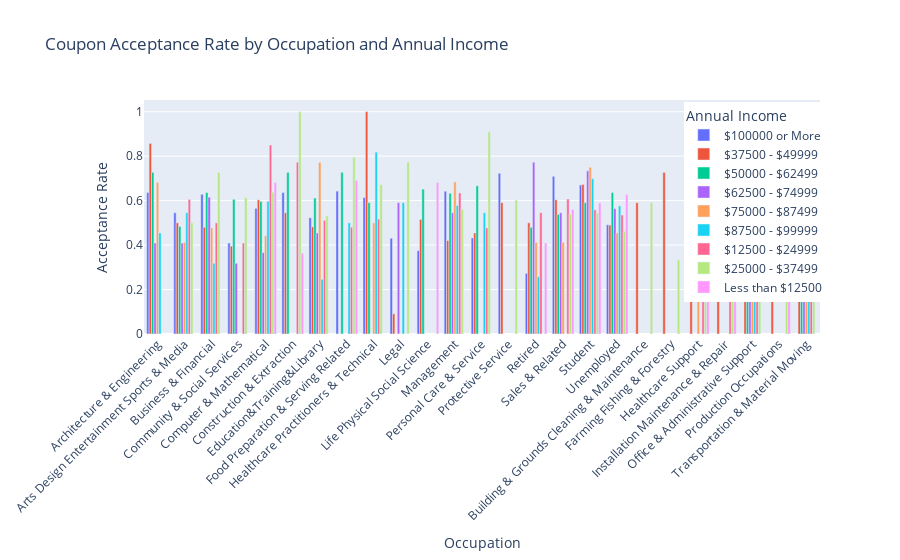

The code cell stored with this chart in its notebook:
### Code cell
fig = px.bar(
    acceptance_rateCounts_by_group,
    x='occupation', 
    y='Acceptance_Rate', 
    color='income', 
    title='Coupon Acceptance Rate by Occupation and Annual Income',
    labels={'Acceptance_Rate': 'Acceptance Rate', 'occupation': 'Occupation', 'annual_income': 'Annual Income'}
)

# Update layout for better readability
fig.update_layout(
    xaxis_title='Occupation',
    yaxis_title='Acceptance Rate',
    legend_title='Annual Income',
    xaxis_tickangle=-45,  # Rotate the x-axis labels
    barmode='group',  # This is the default, but it's here for clarity
    legend=dict(
        yanchor="top",
        y=0.99,
        xanchor="right",
        x=1.01
    )
)

# Show the plot
fig.show()

### Figure 1 — Plotly figure (JSON) as saved in the notebook; plotly's stock layout.template omitted (floating-point values rounded to 4 significant figures)
{"data": [{"alignmentgroup": "True", "hovertemplate": "income=$100000 or More<br>Occupation=%{x}<br>Acceptance Rate=%{y}<extra></extra>", "legendgroup": "$100000 or More", "marker": {"color": "#636efa", "pattern": {"shape": ""}}, "name": "$100000 or More", "offsetgroup": "$100000 or More", "orientation": "v", "showlegend": true, "textposition": "auto", "type": "bar", "x": ["Architecture & Engineering", "Arts Design Entertainment Sports & Media", "Business & Financial", "Community & Social Services", "Computer & Mathematical", "Construction & Extraction", "Education&Training&Library", "Food Preparation & Serving Related", "Healthcare Practitioners & Technical", "Legal", "Life Physical Social Science", "Management", "Personal Care & Service", "Protective Service", "Retired", "Sales & Related", "Student", "Unemployed"], "xaxis": "x", "y": [0.6364, 0.5455, 0.6284, 0.4091, 0.5653, 0.6364, 0.5229, 0.6429, 0.6136, 0.4308, 0.375, 0.6422, 0.4318, 0.7231, 0.2727, 0.7093, 0.6701, 0.4914], "yaxis": "y"}, {"alignmentgroup": "True", "hovertemplate": "income=$37500 - $49999<br>Occupation=%{x}<br>Acceptance Rate=%{y}<extra></extra>", "legendgroup": "$37500 - $49999", "marker": {"color": "#EF553B", "pattern": {"shape": ""}}, "name": "$37500 - $49999", "offsetgroup": "$37500 - $49999", "orientation": "v", "showlegend": true, "textposition": "auto", "type": "bar", "x": ["Architecture & Engineering", "Arts Design Entertainment Sports & Media", "Building & Grounds Cleaning & Maintenance", "Business & Financial", "Community & Social Services", "Computer & Mathematical", "Construction & Extraction", "Education&Training&Library", "Farming Fishing & Forestry", "Healthcare Practitioners & Technical", "Healthcare Support", "Installation Maintenance & Repair", "Legal", "Life Physical Social Science", "Management", "Office & Administrative Support", "Personal Care & Service", "Production Occupations", "Protective Service", "Retired", "Sales & Related", "Student", "Transportation & Material Moving", "Unemployed"], "xaxis": "x", "y": [0.8571, 0.5, 0.5909, 0.48, 0.3953, 0.6034, 0.5455, 0.4818, 0.7273, 1, 0.7273, 0.2727, 0.09091, 0.5152, 0.4205, 0.7806, 0.4545, 0.6364, 0.5909, 0.5, 0.6034, 0.6727, 0.4545, 0.4903], "yaxis": "y"}, {"alignmentgroup": "True", "hovertemplate": "income=$50000 - $62499<br>Occupation=%{x}<br>Acceptance Rate=%{y}<extra></extra>", "legendgroup": "$50000 - $62499", "marker": {"color": "#00cc96", "pattern": {"shape": ""}}, "name": "$50000 - $62499", "offsetgroup": "$50000 - $62499", "orientation": "v", "showlegend": true, "textposition": "auto", "type": "bar", "x": ["Architecture & Engineering", "Arts Design Entertainment Sports & Media", "Business & Financial", "Community & Social Services", "Computer & Mathematical", "Construction & Extraction", "Education&Training&Library", "Food Preparation & Serving Related", "Healthcare Practitioners & Technical", "Life Physical Social Science", "Management", "Office & Administrative Support", "Personal Care & Service", "Retired", "Sales & Related", "Student", "Transportation & Material Moving", "Unemployed"], "xaxis": "x", "y": [0.7273, 0.4839, 0.6364, 0.6061, 0.5967, 0.7273, 0.6116, 0.7273, 0.5909, 0.6515, 0.633, 0.5152, 0.6667, 0.4797, 0.5379, 0.5909, 0.7031, 0.6364], "yaxis": "y"}, {"alignmentgroup": "True", "hovertemplate": "income=$62500 - $74999<br>Occupation=%{x}<br>Acceptance Rate=%{y}<extra></extra>", "legendgroup": "$62500 - $74999", "marker": {"color": "#ab63fa", "pattern": {"shape": ""}}, "name": "$62500 - $74999", "offsetgroup": "$62500 - $74999", "orientation": "v", "showlegend": true, "textposition": "auto", "type": "bar", "x": ["Architecture & Engineering", "Arts Design Entertainment Sports & Media", "Business & Financial", "Community & Social Services", "Computer & Mathematical", "Education&Training&Library", "Legal", "Management", "Office & Administrative Support", "Retired", "Sales & Related", "Student", "Transportation & Material Moving", "Unemployed"], "xaxis": "x", "y": [0.4091, 0.4091, 0.6154, 0.3182, 0.3657, 0.4545, 0.5909, 0.5455, 0.4545, 0.7727, 0.5455, 0.7339, 0.6818, 0.5636], "yaxis": "y"}, {"alignmentgroup": "True", "hovertemplate": "income=$75000 - $87499<br>Occupation=%{x}<br>Acceptance Rate=%{y}<extra></extra>", "legendgroup": "$75000 - $87499", "marker": {"color": "#FFA15A", "pattern": {"shape": ""}}, "name": "$75000 - $87499", "offsetgroup": "$75000 - $87499", "orientation": "v", "showlegend": true, "textposition": "auto", "type": "bar", "x": ["Architecture & Engineering", "Arts Design Entertainment Sports & Media", "Business & Financial", "Computer & Mathematical", "Education&Training&Library", "Healthcare Practitioners & Technical", "Healthcare Support", "Legal", "Management", "Office & Administrative Support", "Retired", "Sales & Related", "Student", "Transportation & Material Moving", "Unemployed"], "xaxis": "x", "y": [0.6818, 0.4118, 0.4773, 0.4416, 0.7727, 0.5, 0.5455, 0, 0.6842, 0.4848, 0.4118, 0.4122, 0.75, 0.4091, 0.4545], "yaxis": "y"}, {"alignmentgroup": "True", "hovertemplate": "income=$87500 - $99999<br>Occupation=%{x}<br>Acceptance Rate=%{y}<extra></extra>", "legendgroup": "$87500 - $99999", "marker": {"color": "#19d3f3", "pattern": {"shape": ""}}, "name": "$87500 - $99999", "offsetgroup": "$87500 - $99999", "orientation": "v", "showlegend": true, "textposition": "auto", "type": "bar", "x": ["Architecture & Engineering", "Arts Design Entertainment Sports & Media", "Business & Financial", "Computer & Mathematical", "Education&Training&Library", "Food Preparation & Serving Related", "Healthcare Practitioners & Technical", "Legal", "Management", "Office & Administrative Support", "Personal Care & Service", "Retired", "Student", "Transportation & Material Moving", "Unemployed"], "xaxis": "x", "y": [0.4545, 0.5455, 0.3182, 0.5972, 0.2462, 0.5, 0.8182, 0.5909, 0.5779, 0.4545, 0.5455, 0.2576, 0.6989, 0.2273, 0.5764], "yaxis": "y"}, {"alignmentgroup": "True", "hovertemplate": "income=$12500 - $24999<br>Occupation=%{x}<br>Acceptance Rate=%{y}<extra></extra>", "legendgroup": "$12500 - $24999", "marker": {"color": "#FF6692", "pattern": {"shape": ""}}, "name": "$12500 - $24999", "offsetgroup": "$12500 - $24999", "orientation": "v", "showlegend": true, "textposition": "auto", "type": "bar", "x": ["Arts Design Entertainment Sports & Media", "Business & Financial", "Community & Social Services", "Computer & Mathematical", "Construction & Extraction", "Education&Training&Library", "Food Preparation & Serving Related", "Healthcare Practitioners & Technical", "Healthcare Support", "Installation Maintenance & Repair", "Management", "Office & Administrative Support", "Personal Care & Service", "Retired", "Sales & Related", "Student", "Transportation & Material Moving", "Unemployed"], "xaxis": "x", "y": [0.6053, 0.5, 0.4091, 0.85, 0.7727, 0.5114, 0.4805, 0.5172, 0.4773, 0.6119, 0.6346, 0.4924, 0.4773, 0.5455, 0.6073, 0.5584, 0.6818, 0.5353], "yaxis": "y"}, {"alignmentgroup": "True", "hovertemplate": "income=$25000 - $37499<br>Occupation=%{x}<br>Acceptance Rate=%{y}<extra></extra>", "legendgroup": "$25000 - $37499", "marker": {"color": "#B6E880", "pattern": {"shape": ""}}, "name": "$25000 - $37499", "offsetgroup": "$25000 - $37499", "orientation": "v", "showlegend": true, "textposition": "auto", "type": "bar", "x": ["Arts Design Entertainment Sports & Media", "Building & Grounds Cleaning & Maintenance", "Business & Financial", "Community & Social Services", "Computer & Mathematical", "Construction & Extraction", "Education&Training&Library", "Farming Fishing & Forestry", "Food Preparation & Serving Related", "Healthcare Practitioners & Technical", "Healthcare Support", "Installation Maintenance & Repair", "Legal", "Management", "Office & Administrative Support", "Personal Care & Service", "Production Occupations", "Protective Service", "Sales & Related", "Student", "Transportation & Material Moving", "Unemployed"], "xaxis": "x", "y": [0.5, 0.5909, 0.7273, 0.6136, 0.6379, 1, 0.5311, 0.3333, 0.7955, 0.6721, 0.8864, 0.7273, 0.7727, 0.5606, 0.6623, 0.9091, 0.5682, 0.6023, 0.5388, 0.5444, 0.7273, 0.4622], "yaxis": "y"}, {"alignmentgroup": "True", "hovertemplate": "income=Less than $12500<br>Occupation=%{x}<br>Acceptance Rate=%{y}<extra></extra>", "legendgroup": "Less than $12500", "marker": {"color": "#FF97FF", "pattern": {"shape": ""}}, "name": "Less than $12500", "offsetgroup": "Less than $12500", "orientation": "v", "showlegend": true, "textposition": "auto", "type": "bar", "x": ["Computer & Mathematical", "Construction & Extraction", "Food Preparation & Serving Related", "Healthcare Support", "Installation Maintenance & Repair", "Life Physical Social Science", "Production Occupations", "Retired", "Sales & Related", "Student", "Unemployed"], "xaxis": "x", "y": [0.6818, 0.3636, 0.6905, 0.4545, 0.3636, 0.6818, 0.6818, 0.4091, 0.5606, 0.5898, 0.6274], "yaxis": "y"}], "layout": {"barmode": "group", "legend": {"title": {"text": "Annual Income"}, "tracegroupgap": 0, "x": 1.01, "xanchor": "right", "y": 0.99, "yanchor": "top"}, "title": {"text": "Coupon Acceptance Rate by Occupation and Annual Income"}, "xaxis": {"anchor": "y", "domain": [0, 1], "tickangle": -45, "title": {"text": "Occupation"}}, "yaxis": {"anchor": "x", "domain": [0, 1], "title": {"text": "Acceptance Rate"}}}}
